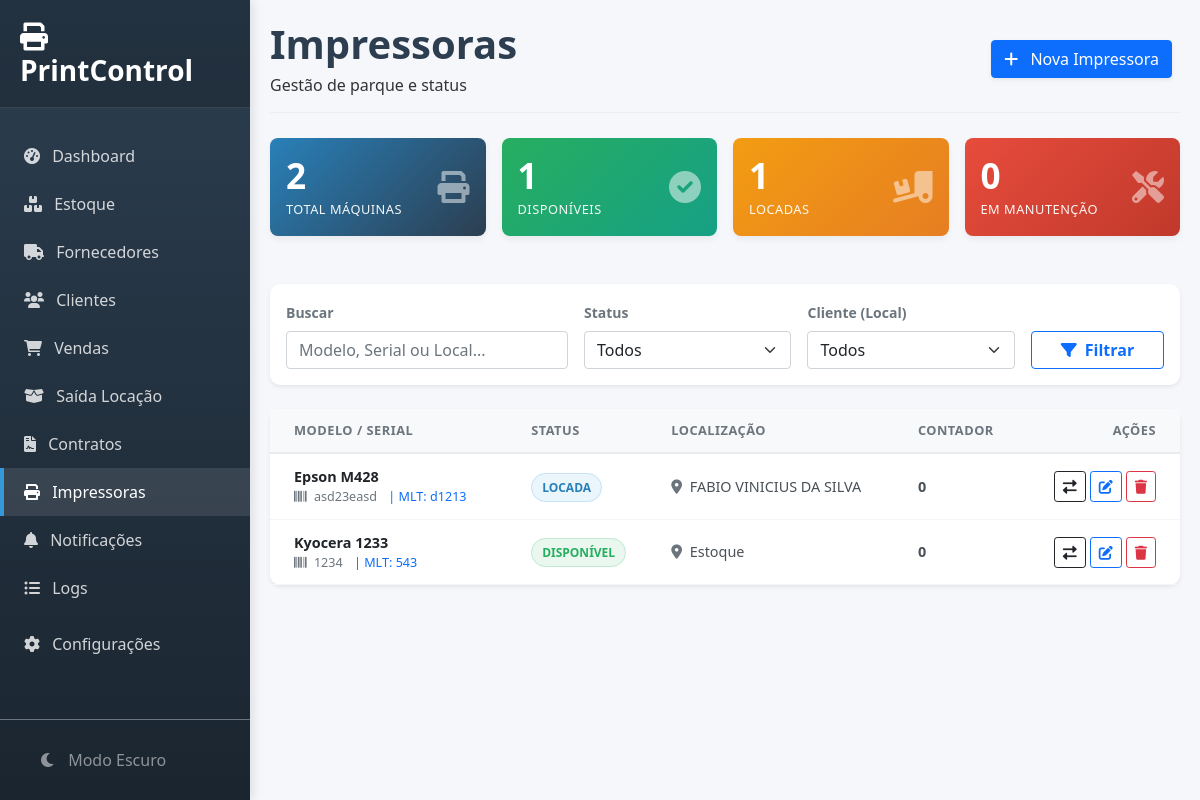
The app's page /impressoras, older data.
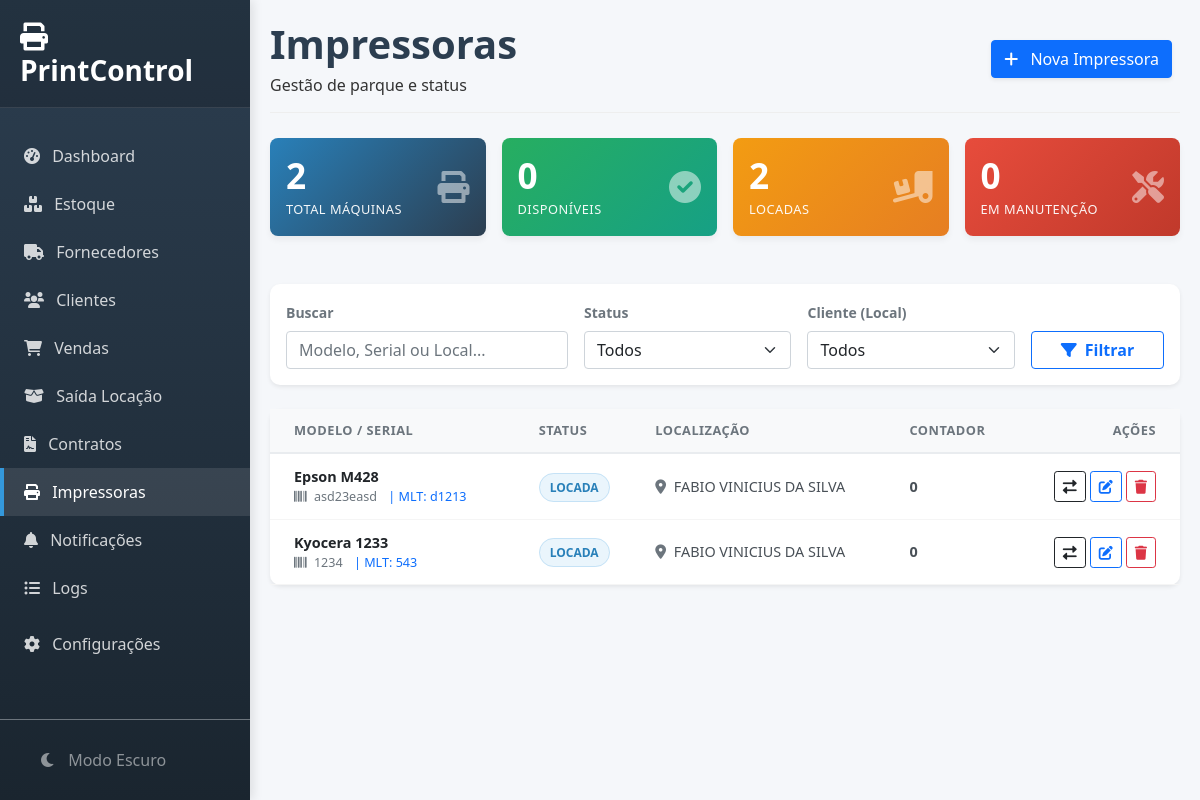
The same page, newer data.
### app.py (models this page shows)
class Impressora(db.Model):
    id = db.Column(db.Integer, primary_key=True)
    marca = db.Column(db.String(50))
    modelo = db.Column(db.String(100), nullable=False)
    serial = db.Column(db.String(50), unique=True)
    mlt = db.Column(db.String(50))
    contador = db.Column(db.Integer, default=0)
    status = db.Column(db.String(20), default='Disponível')
    localizacao = db.Column(db.String(100), default='Estoque')
    observacao = db.Column(db.Text)
    data_aquisicao = db.Column(db.Date)
    historico = db.relationship('MovimentacaoImpressora', backref='impressora', cascade="all, delete-orphan")
    manutencoes = db.relationship('Manutencao', backref='impressora', cascade="all, delete-orphan")
    logs_manutencao = db.relationship('LogManutencao', backref='impressora', cascade="all, delete-orphan")

### app.py (the view)
@app.route('/impressoras')
def impressoras():
    busca = request.args.get('busca')
    status = request.args.get('status')
    cliente_id = request.args.get('cliente_id')
    query = Impressora.query
    if busca:
        term = f"%{busca}%"
        query = query.filter((Impressora.marca.like(term)) | (Impressora.modelo.like(term)) | (Impressora.serial.like(term)) | (Impressora.mlt.like(term)) | (Impressora.localizacao.like(term)))
    if status and status != 'Todas': query = query.filter(Impressora.status == status)
    if cliente_id and cliente_id != 'Todos':
        cliente = Cliente.query.get(int(cliente_id))
        if cliente: query = query.filter(Impressora.localizacao == cliente.nome)
    impressoras = query.order_by(Impressora.modelo).all()
    clientes = Cliente.query.order_by(Cliente.nome).all()
    ultimas_movimentacoes = MovimentacaoImpressora.query.order_by(MovimentacaoImpressora.data.desc()).limit(20).all()
    total_geral = Impressora.query.count()
    disponiveis = Impressora.query.filter_by(status='Disponível').count()
    locadas = Impressora.query.filter_by(status='Locada').count()
    manutencao = Impressora.query.filter_by(status='Manutenção').count()
    return render_template('impressoras.html', impressoras=impressoras, clientes=clientes, ultimas_movimentacoes=ultimas_movimentacoes, total=total_geral, disponiveis=disponiveis, locadas=locadas, manutencao=manutencao, request=request)

### templates/impressoras.html (shortened to what this page needs)
{% extends "base.html" %}
{% block content %}
<div id="impressoras-page" class="page-content active">
    <div class="page-header">
        <div class="d-flex justify-content-between align-items-center">
            <div>
                <h1 class="page-title">Impressoras</h1>
                <p class="page-subtitle mb-0">Gestão de parque e status</p>
            </div>
            <div>
                <button class="btn btn-primary btn-action shadow-sm me-2" onclick="abrirModalNova()">
                    <i class="fas fa-plus me-2"></i> Nova Impressora
                </button>
            </div>
        </div>
    </div>
    <div class="row g-3 mb-4">
        <div class="col-md-3">
            <div class="card card-dashboard bg-gradient-primary p-3">
                <div class="d-flex justify-content-between align-items-center">
                    <div><h3>{{ total }}</h3><small>Total Máquinas</small></div>
                    <i class="fas fa-print fa-2x opacity-50"></i>
                </div>
            </div>
        </div>
        <div class="col-md-3">
            <div class="card card-dashboard bg-gradient-success p-3">
                <div class="d-flex justify-content-between align-items-center">
                    <div><h3>{{ disponiveis }}</h3><small>Disponíveis</small></div>
                    <i class="fas fa-check-circle fa-2x opacity-50"></i>
                </div>
            </div>
        </div>
        <div class="col-md-3">
            <div class="card card-dashboard bg-gradient-warning p-3">
                <div class="d-flex justify-content-between align-items-center">
                    <div><h3>{{ locadas }}</h3><small>Locadas</small></div>
                    <i class="fas fa-truck-loading fa-2x opacity-50"></i>
                </div>
            </div>
        </div>
        <div class="col-md-3">
            <div class="card card-dashboard bg-gradient-danger p-3">
                <div class="d-flex justify-content-between align-items-center">
                    <div><h3>{{ manutencao }}</h3><small>Em Manutenção</small></div>
                    <i class="fas fa-tools fa-2x opacity-50"></i>
                </div>
            </div>
        </div>
    </div>
    <div class="card border-0 shadow-sm mb-4">
        <div class="card-body py-3">
            <form method="GET" action="{{ url_for('impressoras') }}" class="row g-3 align-items-end">
                <div class="col-md-4">
                    <label class="form-label small fw-bold text-muted">Buscar</label>
                    <input type="text" class="form-control" name="busca" placeholder="Modelo, Serial ou Local..." value="{{ request.args.get('busca', '') }}">
                </div>
                <div class="col-md-3">
                    <label class="form-label small fw-bold text-muted">Status</label>
                    <select class="form-select" name="status">
                        <option value="Todas">Todos</option>
                    </select>
                </div>
                <div class="col-md-3">
                    <label class="form-label small fw-bold text-muted">Cliente (Local)</label>
                    <select class="form-select" name="cliente_id">
                        <option value="Todos">Todos</option>
                    </select>
                </div>
                <div class="col-md-2">
                    <button type="submit" class="btn btn-outline-primary w-100 fw-bold"><i class="fas fa-filter me-2"></i>Filtrar</button>
                </div>
            </form>
        </div>
    </div>
    <div class="card border-0 shadow-sm">
        <div class="card-body p-0">
            <div class="table-responsive">
                <table class="table table-hover mb-0 align-middle">
                    <thead>
                        <tr>
                            <th class="ps-4">Modelo / Serial</th>
                            <th>Status</th>
                            <th>Localização</th>
                            <th>Contador</th>
                            <th class="text-end pe-4">Ações</th>
                        </tr>
                    </thead>
                    <tbody>
                        {% for imp in impressoras %}
                        <tr class="clickable-row" onclick="abrirHistorico('{{ imp.id }}')">
                            <td class="ps-4">
                                <div class="fw-bold text-dark">{{ imp.modelo }}</div>
                                <div class="text-muted small">
                                    <span class="me-2"><i class="fas fa-barcode me-1"></i> {{ imp.serial }}</span>
                                    {% if imp.mlt %}<span class="me-2 text-primary">| MLT: {{ imp.mlt }}</span>{% endif %}
                                </div>
                            </td>
                            <td>
                                {% if imp.status == 'Disponível' %} <span class="badge-status status-disp">Disponível</span>
                                {% elif imp.status == 'Locada' %} <span class="badge-status status-loc">Locada</span>
                                {% else %} <span class="badge-status status-manut">Manutenção</span> {% endif %}
                            </td>
                            <td><i class="fas fa-map-marker-alt text-muted me-1"></i> {{ imp.localizacao }}</td>
                            <td class="fw-bold">{{ imp.contador }}</td>
                            <td class="text-end pe-4">
                                <div class="d-flex justify-content-end gap-1">
                                    <button class="btn btn-sm btn-outline-dark"
                                            onclick="event.stopPropagation(); abrirMovimentacao('{{ imp.id }}', '{{ imp.modelo }}', '{{ imp.contador }}', '{{ imp.status }}')"
                                            title="Movimentar">
                                        <i class="fas fa-exchange-alt"></i>
                                    </button>
                                    <button class="btn btn-sm btn-outline-primary"
                                            onclick="event.stopPropagation(); abrirEdicao('{{ imp.id }}', '{{ imp.marca }}', '{{ imp.modelo }}', '{{ imp.serial }}', '{{ imp.mlt }}', '{{ imp.observacao }}')"
                                            title="Editar">
                                        <i class="fas fa-edit"></i>
                                    </button>
                                    <a href="{{ url_for('excluir_impressora', id=imp.id) }}"
                                       class="btn btn-sm btn-outline-danger"
                                       onclick="event.stopPropagation(); return confirm('Excluir esta impressora?')"
                                       title="Excluir">
                                        <i class="fas fa-trash"></i>
                                    </a>
                                </div>
                            </td>
                        </tr>
                        {% else %}
                        <tr><td colspan="5" class="text-center p-5 text-muted">Nenhuma impressora encontrada.</td></tr>
                        {% endfor %}
                    </tbody>
                </table>
            </div>
        </div>
    </div>
</div>
{% endblock %}

### templates/base.html (shortened to what this page needs)
<!DOCTYPE html>
<html lang="pt-br">
<head>
    <link href="https://cdn.jsdelivr.net/npm/bootstrap@5.1.3/dist/css/bootstrap.min.css" rel="stylesheet">
    <link href="https://cdnjs.cloudflare.com/ajax/libs/font-awesome/6.0.0/css/all.min.css" rel="stylesheet">
</head>
<body>
    <div class="sidebar d-flex flex-column">
        <div class="sidebar-brand">
            <h3 class="fw-bold m-0 text-white"><i class="fas fa-print me-2"></i> PrintControl</h3>
        </div>
        <div class="mt-4 flex-grow-1">
            <ul class="nav flex-column">
                <li class="nav-item">
                    <a class="nav-link {% if request.endpoint == 'index' %}active{% endif %}" href="{{ url_for('index') }}">
                        <i class="fas fa-tachometer-alt me-2"></i> Dashboard
                    </a>
                </li>
                <li class="nav-item">
                    <a class="nav-link {% if request.endpoint == 'estoque' %}active{% endif %}" href="{{ url_for('estoque') }}">
                        <i class="fas fa-boxes me-2"></i> Estoque
                    </a>
                </li>
                <li class="nav-item">
                    <a class="nav-link {% if request.endpoint == 'fornecedores' %}active{% endif %}" href="{{ url_for('fornecedores') }}">
                        <i class="fas fa-truck me-2"></i> Fornecedores
                    </a>
                </li>
                <li class="nav-item">
                    <a class="nav-link {% if request.endpoint == 'clientes' %}active{% endif %}" href="{{ url_for('clientes') }}">
                        <i class="fas fa-users me-2"></i> Clientes
                    </a>
                </li>
                <li class="nav-item">
                    <a class="nav-link {% if request.endpoint == 'vendas' %}active{% endif %}" href="{{ url_for('vendas') }}">
                            <i class="fas fa-shopping-cart me-2"></i> Vendas
                    </a>
                </li>
                <li class="nav-item">
                    <a class="nav-link {% if request.endpoint == 'saida_locacao' %}active{% endif %}" href="{{ url_for('saida_locacao') }}">
                        <i class="fas fa-box-open me-2"></i> Saída Locação
                    </a>
                </li>
                <li class="nav-item">
                    <a class="nav-link {% if request.endpoint == 'contratos' %}active{% endif %}" href="{{ url_for('contratos') }}">
                        <i class="fas fa-file-contract me-2"></i> Contratos
                    </a>
                </li>
                <li class="nav-item">
                    <a class="nav-link {% if request.endpoint == 'impressoras' %}active{% endif %}" href="{{ url_for('impressoras') }}">
                        <i class="fas fa-print me-2"></i> Impressoras
                    </a>
                </li>
                <li class="nav-item">
                    <a class="nav-link {% if request.endpoint == 'notificacoes' %}active{% endif %}" href="{{ url_for('notificacoes') }}">
                        <i class="fas fa-bell me-2"></i> Notificações
                    </a>
                </li>
                <li class="nav-item">
                    <a class="nav-link {% if request.endpoint == 'logs' %}active{% endif %}" href="{{ url_for('logs') }}">
                        <i class="fas fa-list-ul me-2"></i> Logs
                    </a>
                </li>
                <li class="nav-item mt-2">
                    <a class="nav-link {% if request.endpoint == 'configuracoes' %}active{% endif %}" href="{{ url_for('configuracoes') }}">
                        <i class="fas fa-cog me-2"></i> Configurações
                    </a>
                </li>
            </ul>
        </div>
        <div class="p-3 border-top border-secondary">
            <a class="nav-link text-white-50" href="#" onclick="toggleDarkMode(event)">
                <i class="fas fa-moon me-2" id="icon-theme"></i> <span id="text-theme">Modo Escuro</span>
            </a>
        </div>
    </div>
    <div class="main-content">
        {% block content %}{% endblock %}
    </div>
</body>
</html>

Row changes from the older to the newer data that the page shows:
changed Impressora "Kyocera 1233": localizacao "Estoque" → "FABIO VINICIUS DA SILVA"; status "DISPONÍVEL" → "LOCADA"
Text that changed along with them:
{{ disponiveis }}: "1" → "0"
{{ locadas }}: "1" → "2"
